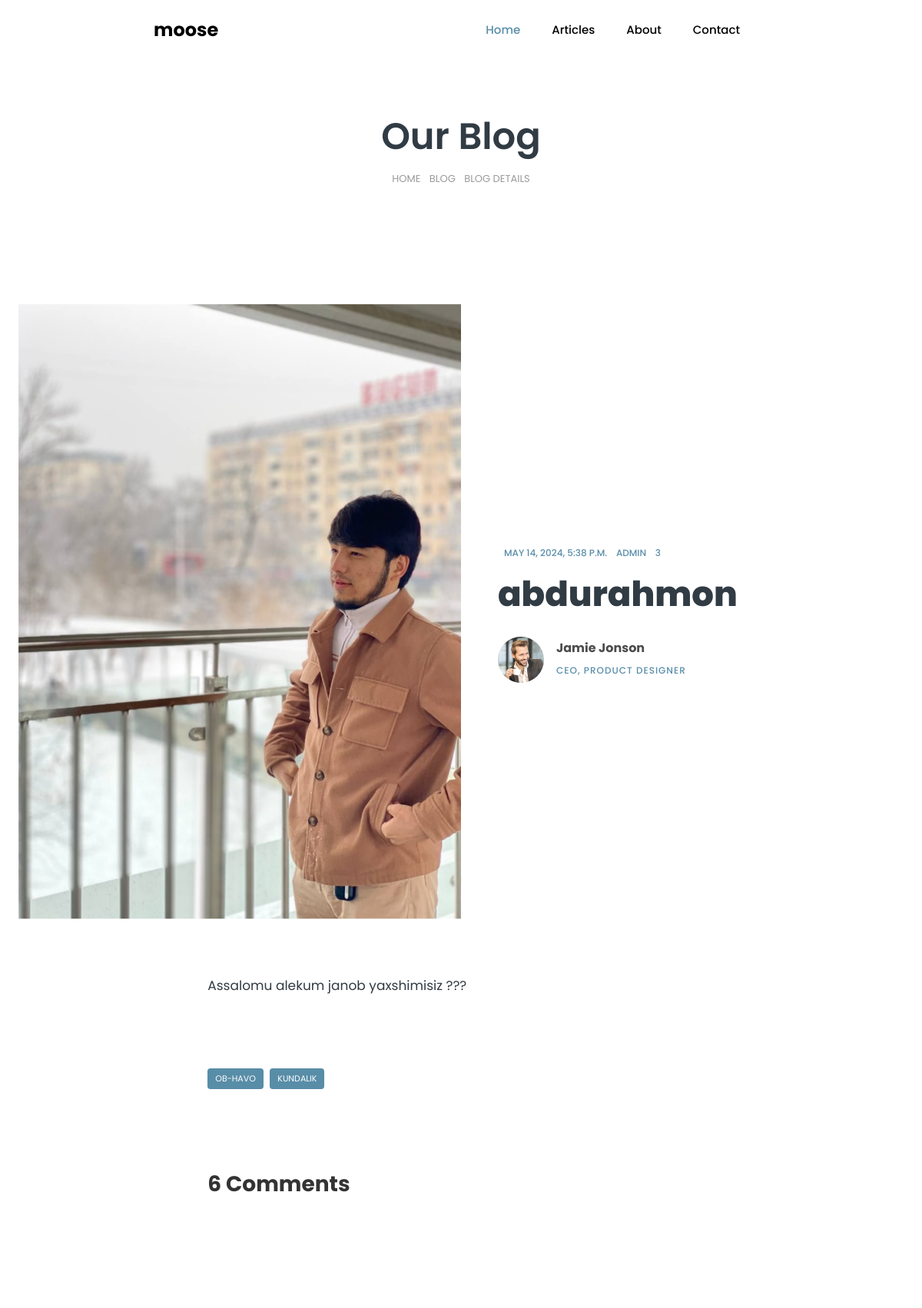
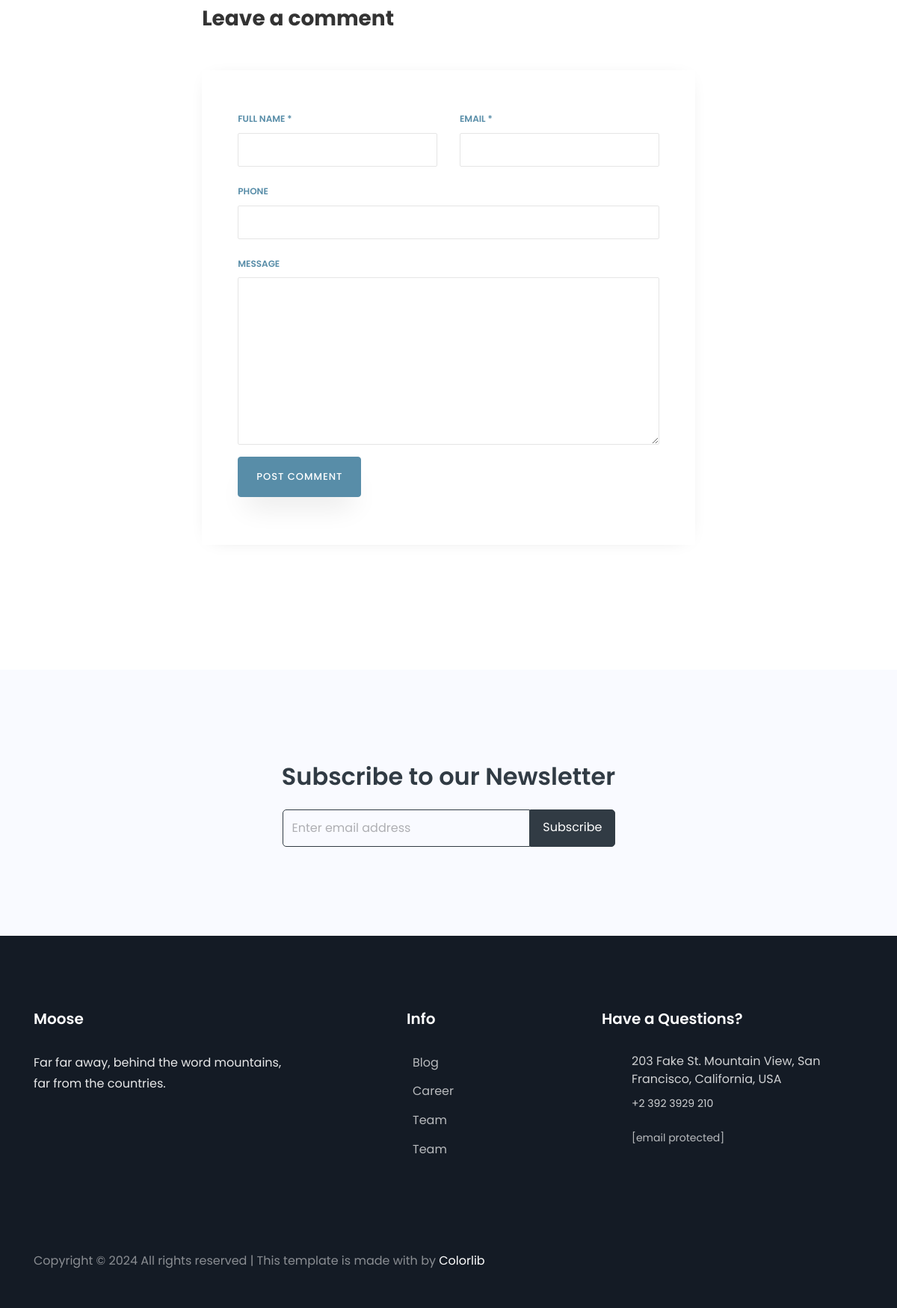
The page /blog/detail/1/ on the database its author committed (2 pictures, top to bottom).
### mosse/models.py (models this page shows, shortened)
class Blog(models.Model):
    title = models.CharField(max_length=200)
    image = models.FileField(upload_to='blog/')
    body = models.TextField()
    tag = models.ManyToManyField(Tag, )
    create_date = models.DateTimeField(auto_now_add=True)
    update_date = models.DateTimeField(auto_now=True)

class Tag(models.Model):
    title = models.CharField(max_length=200)

### mosse/views.py (the view)
# urls.py: path('blog/detail/<int:pk>/', detail, name='detail'),
def detail(request, pk):
    blog = Blog.objects.get(id=pk)
    comments = CommentsForm(request.POST or None)
    if comments.is_valid():
        com = comments.save(commit=False)
        com.blog = blog
        com.save()
        return redirect('.')
    ctx = {
        'blog': blog,
        'comments': comments,
    }
    return render(request, 'blog-single.html', ctx)

### mosse/forms.py
class CommentsForm(forms.ModelForm):
    class Meta:
        model = Comments
        fields = ['full_name', 'email', 'phone', 'message']
        exclude = ['blog',]

### templates/blog-single.html (shortened to what this page needs)
{% extends 'base.html' %}
{% load static %}
{% block content %}
<section class="hero-wrap hero-wrap-2">
    <div class="container">
        <div class="row no-gutters slider-text align-items-center justify-content-center">
            <div class="col-md-9 text-center ftco-animate pt-5">
                <h1 class="mb-3 bread">Our Blog</h1>
                <p class="breadcrumbs"><span class="mr-2"><a href="index-2.html">Home </a></span> <span class="mr-2"><a href="blog.html">Blog </a></span> <span>Blog Details</span></p>
            </div>
        </div>
    </div>
</section>
<section class="ftco-section">
    <div class="container-fluid px-md-4">
        <div class="row no-gutters">
            <div class="col-md-12 blog-wrap">
                <div class="row no-gutters align-items-center">
                    <div class="col-md-6 img img-blog js-fullheight" style="background-image: url({{blog.image.url}});">
                    </div>
                    <div class="col-md-6">
                        <div class="text p-md-5 py-5 px-4 ftco-animate">
                            <p class="meta">
                                <a href="#">{{blog.update_date}}</a>
                                <a href="#">Admin</a>
                                <a href="#" class="meta-chat"> 3</a>
                            </p>
                            <h2 class="mb-4"><a href="blog-single.html">{{blog.title}}</a></h2>
                            <div class="icon d-flex align-items-center">
                                <div class="img" style="background-image: url(images/person_1.jpg);"></div>
                                <div class="position pl-3">
                                    <h4 class="mb-0">Jamie Jonson</h4>
                                    <span>CEO, Product Designer</span>
                                </div>
                            </div>
                        </div>
                    </div>
                </div>
                <div class="row justify-content-center pt-4 py-md-5">
                    <div class="col-md-7">
                        <div class="py-4">
                            <p>{{blog.body}}</p>
                        </div>
                        <div class="tag-widget post-tag-container mb-5 mt-5">
                            <div class="tagcloud">
                                {% for i in blog.tag.filter %}
                                <a href="#" class="tag-cloud-link">{{i.title}}</a>
                                {% endfor %}
                            </div>
                        </div>
                        <div class="comment-post py-5">
                            <h3 class="mb-5">6 Comments</h3>
                        </div>
                        <div class="comment-form-wrap pt-5">
                            <h3 class="mb-5">Leave a comment</h3>
                            <form method="post" action="#" class="p-5 comment-form">
                                <div class="row">
                                    <div class="col-md-6">
                                        <div class="form-group">
                                            <label for="name">Full Name *</label>
                                            <input name="full_name" type="text" class="form-control" id="name">
                                        </div>
                                    </div>
                                    <div class="col-md-6">
                                        <div class="form-group">
                                            <label for="email">Email *</label>
                                            <input name="email" type="email" class="form-control" id="email">
                                        </div>
                                    </div>
                                    <div class="col-md-12">
                                        <div class="form-group">
                                            <label for="website">Phone</label>
                                            <input name="phone" type="text" class="form-control" id="website">
                                        </div>
                                    </div>
                                    <div class="col-md-12">
                                        <div class="form-group">
                                            <label for="message">Message</label>
                                            <textarea name="message" id="message" cols="30" rows="10"
                                                      class="form-control"></textarea>
                                        </div>
                                    </div>
                                    <div class="col-md-12">
                                        <div class="form-group">
                                            <input type="submit" value="Post Comment" class="btn py-3 px-4 btn-primary">
                                        </div>
                                    </div>
                                </div>
                            </form>
                        </div>
                    </div>
                </div>
            </div>
        </div>
    </div>
</section>
<section class="ftco-intro ftco-section bg-light">
    <div class="container">
        <div class="row justify-content-center">
            <div class="col-md-12 text-center">
                <h2>Subscribe to our Newsletter</h2>
                <div class="row justify-content-center">
                    <div class="col-md-5">
                        <form action="#" class="subscribe-form">
                            <div class="form-group d-flex">
                                <input type="text" class="form-control" placeholder="Enter email address">
                                <input type="submit" value="Subscribe" class="submit px-3">
                            </div>
                        </form>
                    </div>
                </div>
            </div>
        </div>
    </div>
</section>
{% endblock %}

### rows shown on the page
Blog: image (picture), update_date "MAY 14, 2024, 5:38 P.M.", title "abdurahmon", body "Assalomu alekum janob yaxshimisiz ???"
Tag: title "OB-HAVO"
Tag: title "KUNDALIK"
